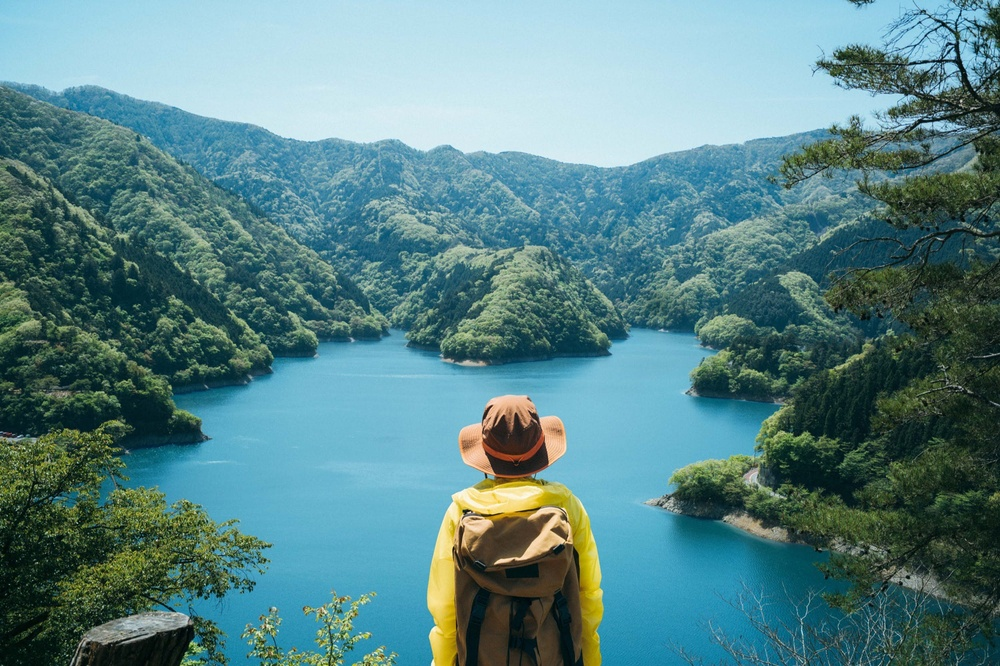
#> input picture lab2/nature.jpg, 1000 x 666 px, shrunk from 2500 x 1666 before the run
$ python Noised_Images.py
#> lines starting #> are read from the running program, lines starting #| are printed output that depends on the picture
### lab2/functions.py
import cv2 as cv
import matplotlib.pyplot as plt
import numpy as np

def read_image(path):

    # Reads an image from the specified file path.
    # Parameters:
    # path (str): The file path to the image.
    # Returns:
    # numpy.ndarray: The image read from the file, or None if the image could not be loaded.

#> called with path = 'nature.jpg'
    return cv.imread(path)
#> returned value is the input picture: shape (666, 1000, 3); mean B, G, R 134.4, 131.5, 88.7

def transform_to_gray(image):

    # Converts a color image to grayscale.
    # Parameters:
    # image (numpy.ndarray): The input color image in RGB format.
    # Returns:
    # numpy.ndarray: The grayscale version of the input image.

    return cv.cvtColor(image, cv.COLOR_RGB2GRAY)
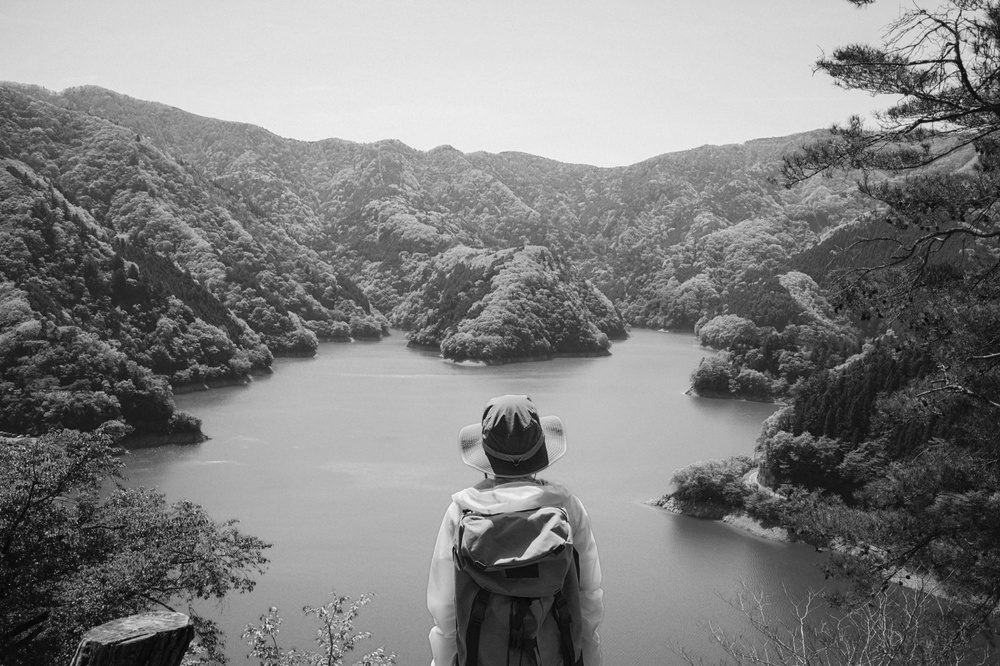
#> returned value: shape (666, 1000); min 2, max 251, mean 127.4

# [250 lines left out: functions apply_negative_transform_1, apply_negative_transform_2, plot_Histogram, plot_Histogram2, plot_Histogram3, histogram_stretching and 8 more, not called in this run]

### lab2/Noised_Images.py
import cv2 as cv
import matplotlib.pyplot as plt
import numpy as np
import functions
import skimage.util as ski

def main():


    # Read and display the original image
    img = functions.read_image('nature.jpg')

    # Transform to grayscale and display
    im_gray = functions.transform_to_gray(img)

    # Add Gaussian noise and display
    gauss_noise = ski.random_noise(im_gray, mode='gaussian', mean=0, var=0.1)
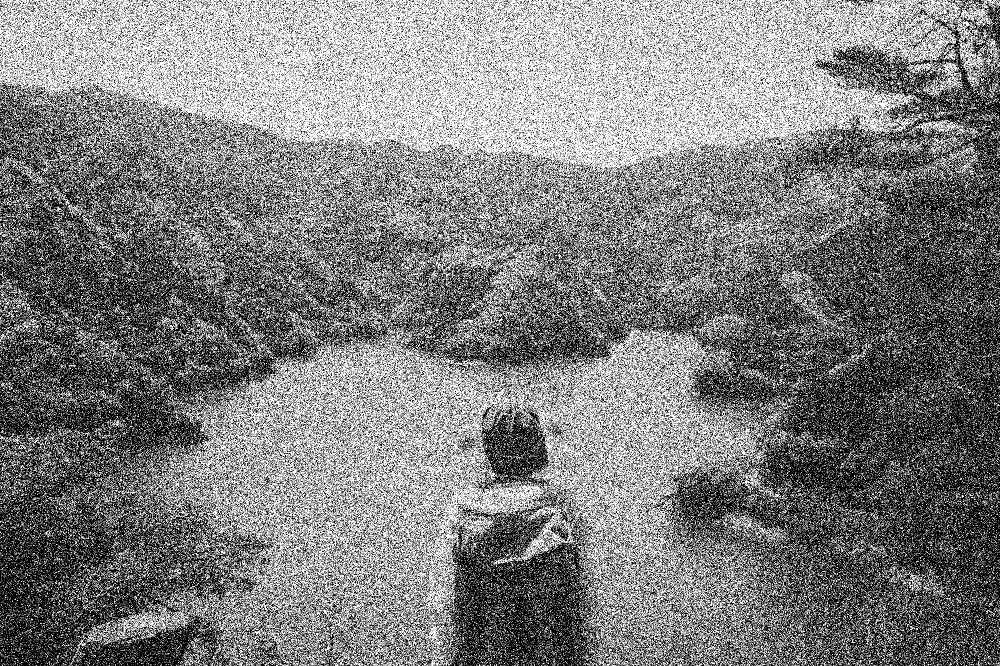
#> gauss_noise: shape (666, 1000) float64; min 0, max 1, mean 0.499
    gauss_noise = (255 * gauss_noise).astype(np.uint8)

    # Add Salt & Pepper noise
    sp_noise = ski.random_noise(im_gray, mode='s&p', amount=0.25)
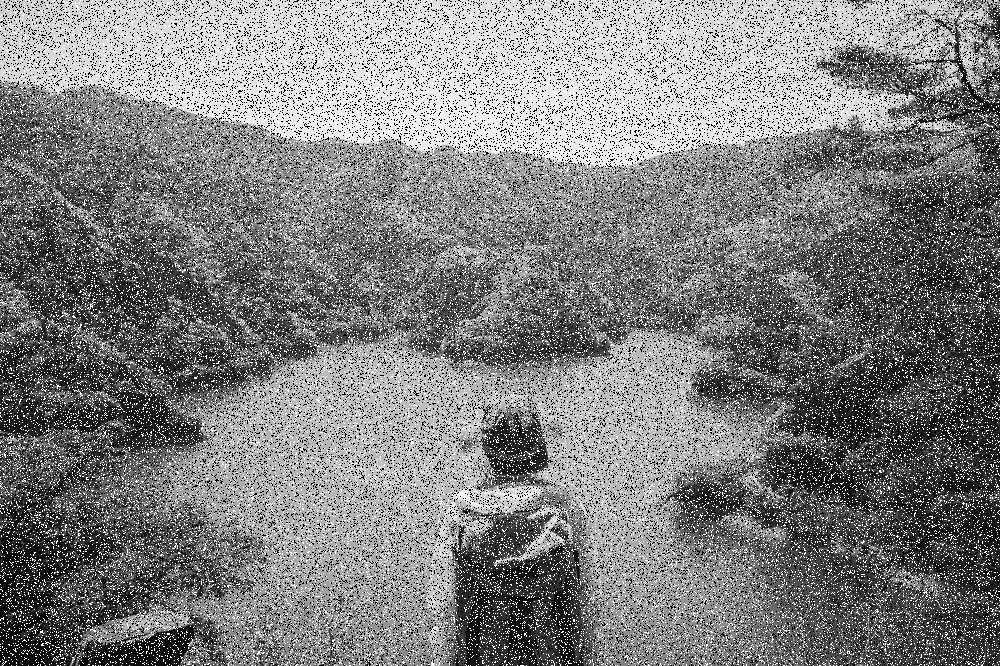
#> sp_noise: shape (666, 1000) float64; min 0, max 1, mean 0.5
    sp_noise = (255 * sp_noise).astype(np.uint8)

    # Stack images horizontally
    combined_img = np.hstack((cv.cvtColor(img, cv.COLOR_BGR2RGB), cv.cvtColor(im_gray, cv.COLOR_GRAY2RGB),
                              cv.cvtColor(gauss_noise, cv.COLOR_GRAY2RGB),
                              cv.cvtColor(sp_noise, cv.COLOR_GRAY2RGB)))
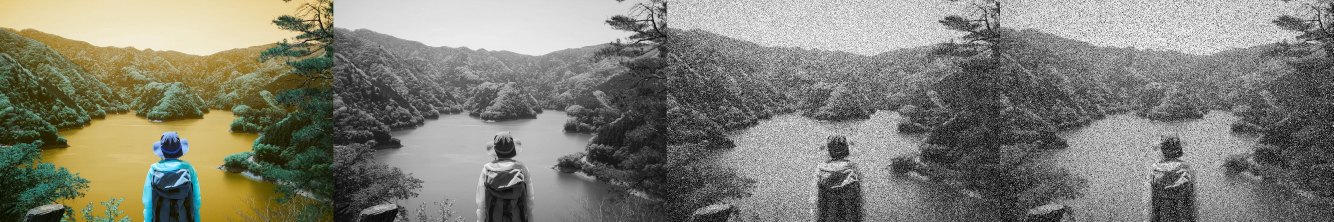
#> combined_img: shape (666, 4000, 3) (shown at 1/3 size); mean B, G, R 117.6, 128.3, 129.1

    # Display images
    plt.figure(figsize=(15, 8))
    plt.imshow(combined_img,aspect=1.66)
    plt.title("Original,  Grayscale,  Gaussian Noise,  Salt & Pepper Noise")
    plt.axis('off')
    plt.show()


main()

$ run again, with lab2/butterfly.jpg copied over lab2/nature.jpg
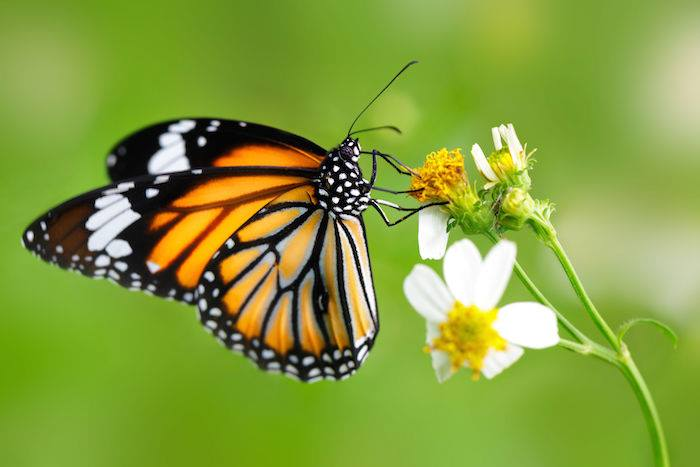
#> input picture lab2/butterfly.jpg, 700 x 467 px
#> in read_image, returned value is the input picture: shape (467, 700, 3); mean B, G, R 61.4, 157.8, 133.6
#> in main, `sp_noise = ski.random_noise(im_gray, mode='s&p', amount=0.25)`:
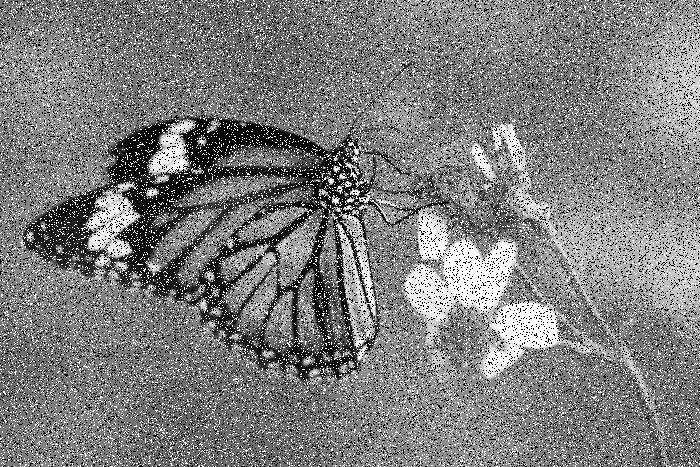
#> sp_noise: shape (467, 700) float64; min 0, max 1, mean 0.496
#> in main, `combined_img = np.hstack((cv.cvtColor(img, cv.COLOR_BGR2RGB), cv.cvtCo..`:
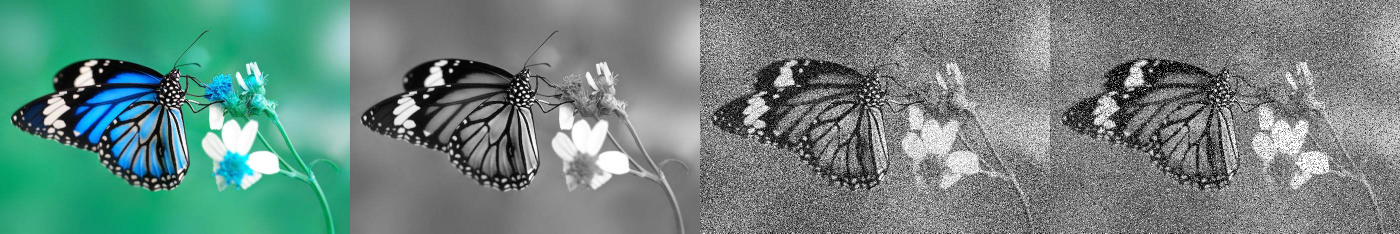
#> combined_img: shape (467, 2800, 3) (shown at 1/2 size); mean B, G, R 128, 134.1, 110

$ run again, with lab2/edgeflower.jpg copied over lab2/nature.jpg
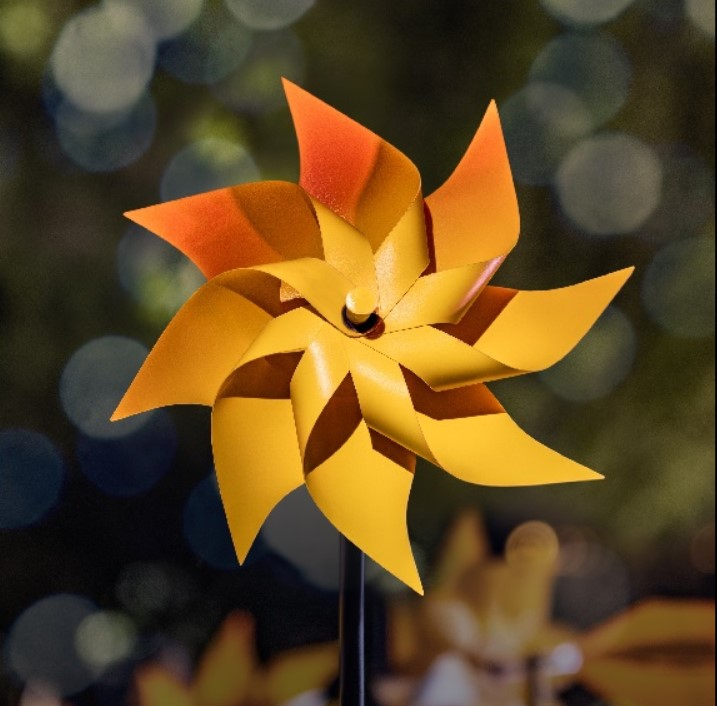
#> input picture lab2/edgeflower.jpg, 717 x 706 px
#> in read_image, returned value is the input picture: shape (706, 717, 3); mean B, G, R 35, 71.9, 95.6
#> in main, `sp_noise = ski.random_noise(im_gray, mode='s&p', amount=0.25)`:
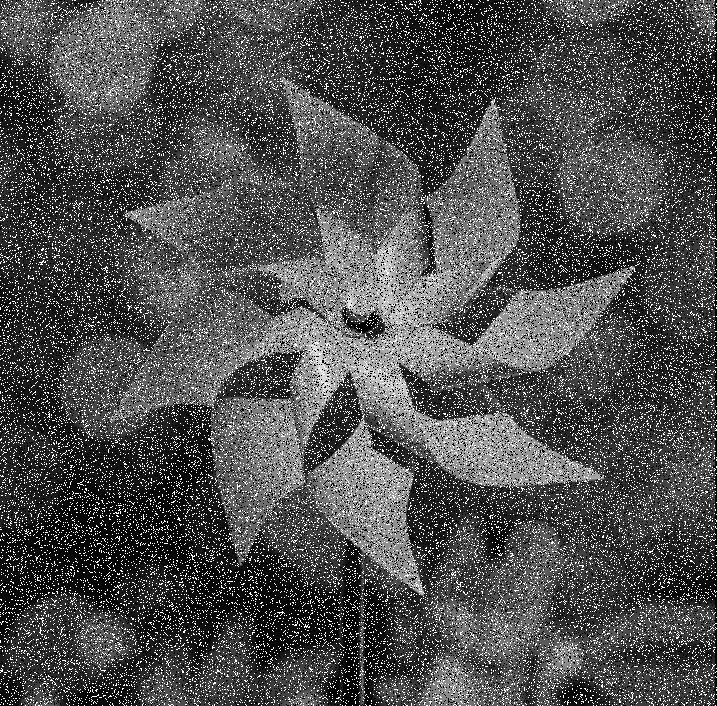
#> sp_noise: shape (706, 717) float64; min 0, max 1, mean 0.313
#> in main, `combined_img = np.hstack((cv.cvtColor(img, cv.COLOR_BGR2RGB), cv.cvtCo..`:
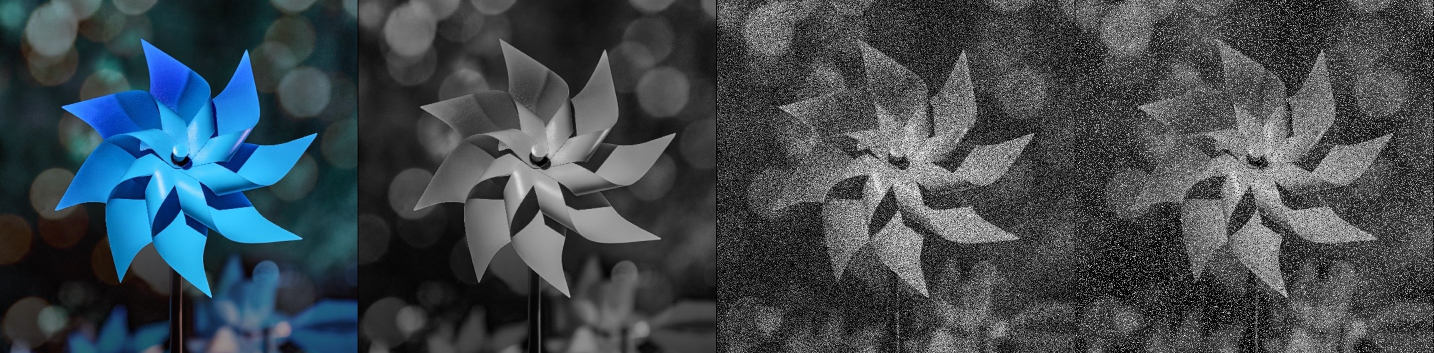
#> combined_img: shape (706, 2868, 3) (shown at 1/2 size); mean B, G, R 78.5, 72.6, 63.4

$ run again, with lab2/flower.JPG copied over lab2/nature.jpg
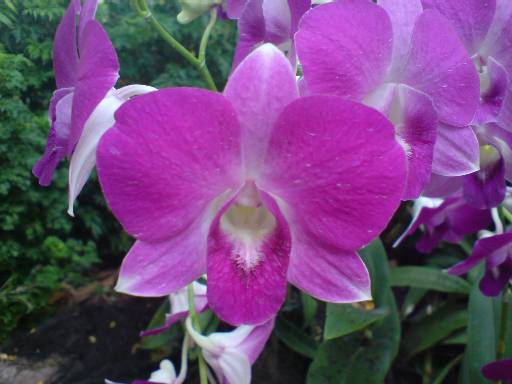
#> input picture lab2/flower.JPG, 512 x 384 px
#> in read_image, returned value is the input picture: shape (384, 512, 3); mean B, G, R 122.4, 71.3, 113.4
#> in main, `sp_noise = ski.random_noise(im_gray, mode='s&p', amount=0.25)`:
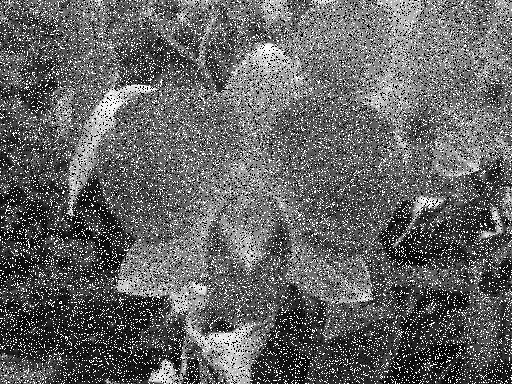
#> sp_noise: shape (384, 512) float64; min 0, max 1, mean 0.393
#> in main, `combined_img = np.hstack((cv.cvtColor(img, cv.COLOR_BGR2RGB), cv.cvtCo..`:
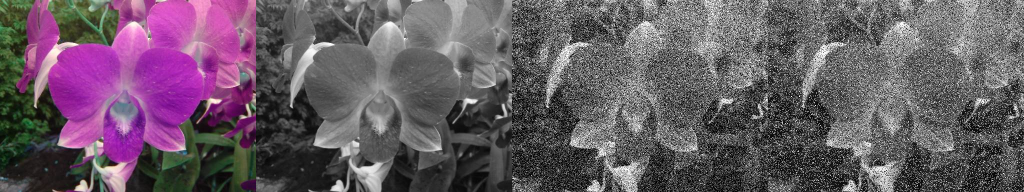
#> combined_img: shape (384, 2048, 3) (shown at 1/2 size); mean B, G, R 100.6, 90, 102.8
